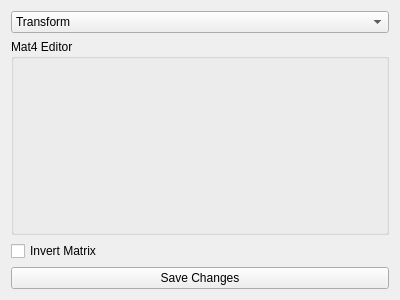
<?xml version="1.0" encoding="UTF-8"?>
<ui version="4.0">
 <class>Mat4DataView</class>
 <widget class="QWidget" name="Mat4DataView">
  <property name="geometry">
   <rect>
    <x>0</x>
    <y>0</y>
    <width>400</width>
    <height>300</height>
   </rect>
  </property>
  <property name="windowTitle">
   <string>Form</string>
  </property>
  <layout class="QVBoxLayout" name="verticalLayout">
   <item>
    <widget class="QComboBox" name="matrixType">
     <item>
      <property name="text">
       <string>Transform</string>
      </property>
     </item>
     <item>
      <property name="text">
       <string>Look At</string>
      </property>
     </item>
     <item>
      <property name="text">
       <string>Perspective</string>
      </property>
     </item>
     <item>
      <property name="text">
       <string>Orthogonal</string>
      </property>
     </item>
    </widget>
   </item>
   <item>
    <widget class="QGroupBox" name="groupBox">
     <property name="title">
      <string>Mat4 Editor</string>
     </property>
     <layout class="QGridLayout" name="gridLayout">
      <item row="0" column="0">
       <layout class="QVBoxLayout" name="editorLayout"/>
      </item>
     </layout>
    </widget>
   </item>
   <item>
    <widget class="QCheckBox" name="invertCheckBox">
     <property name="text">
      <string>Invert Matrix</string>
     </property>
    </widget>
   </item>
   <item>
    <widget class="QPushButton" name="saveChanges">
     <property name="text">
      <string>Save Changes</string>
     </property>
    </widget>
   </item>
  </layout>
 </widget>
 <resources/>
 <connections/>
</ui>
